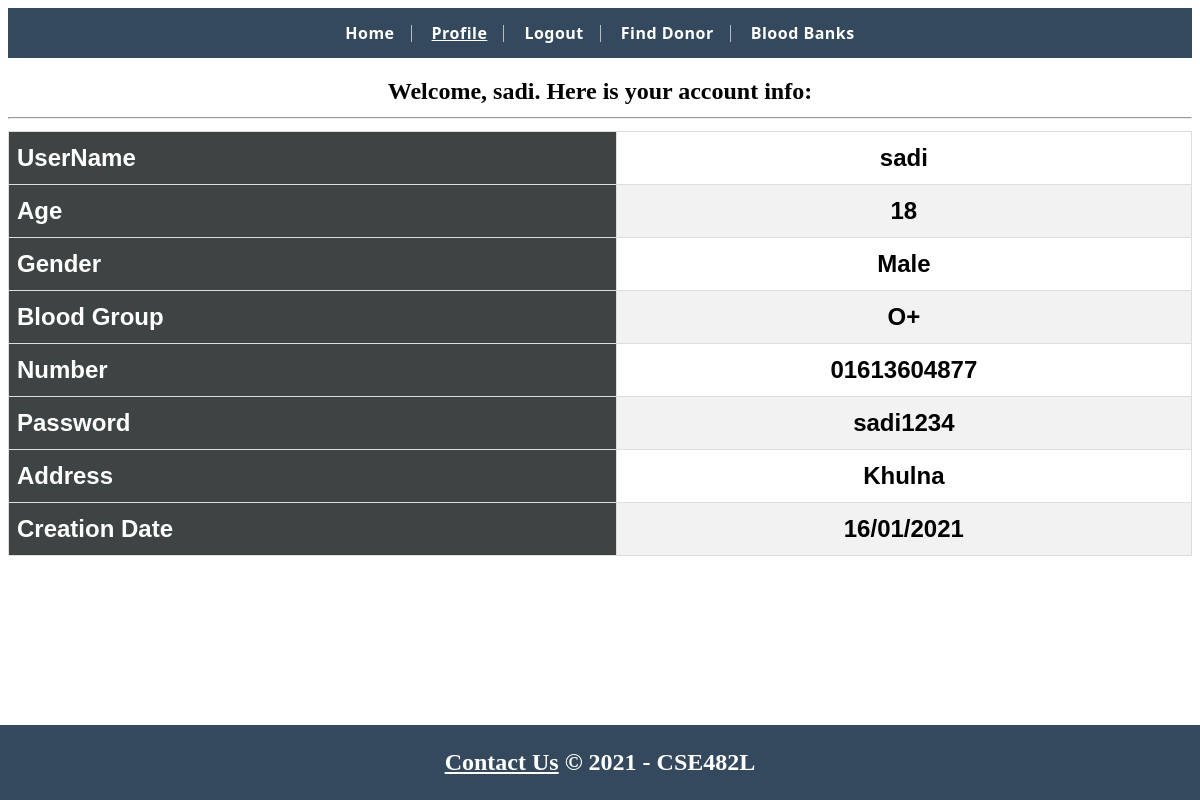
/profile.php (signed in), run on the app's committed database.
### tables this page shows
CREATE TABLE `registration` (
  `Id` int(11) NOT NULL,
  `uname` varchar(45) NOT NULL,
  `age` varchar(45) NOT NULL,
  `gender` varchar(45) NOT NULL,
  `email` varchar(45) NOT NULL,
  `num` varchar(45) NOT NULL,
  `psw` varchar(45) NOT NULL,
  `blood_group` varchar(45) NOT NULL,
  `date_created` varchar(45) NOT NULL,
  `addr` varchar(45) NOT NULL
);

### profile.php (the view, shortened to what this page needs)
<!DOCTYPE html>
<html>
<head>
    <link rel="stylesheet" href="css/nav.css">
    <link rel="stylesheet" href="css/donor.css">
    <link rel="stylesheet" href="css/footer.css">
</head>
<body>
    <nav>
        <ul>
            <li><a href="index.php">Home</a></li>
<?php
          if($_SESSION['name']){
                ?>
                <li><a class="active" href="profile.php">Profile</a></li>
                <li><a  href="logout.php">Logout</a></li>
                <?php
            }  else{
                ?>
                <li><a class="active" href="login.php">Login</a></li>
                <?php
            }
            ?>
                <li><a href="donorList.php">Find Donor</a></li>
                <li><a href="bloodBanks.php">Blood Banks</a></li>
        </ul>
    </nav>
    <?php
echo "<h2 style='text-align:center;padding-bottom:5px;'>Welcome, {$_SESSION['name']}. Here is your account info: </th> <hr>";
?>
<table id='donor'>
<?php
$uname = $_SESSION['name'];
$conn = mysqli_connect("localhost", "root", "", "vbb");
$sql = "SELECT * FROM registration WHERE uname = '$uname'";
$result = $conn->query($sql);
if ($result->num_rows > 0) {
while($row = $result->fetch_assoc()) {
        echo "<tr>";
        echo"<th>UserName</th>";
        echo "<td>".$row['uname']."</td>";
        echo "</tr>";
        echo "<tr>";
        echo"<th>Age</th>";
        echo "<td>".$row['age']."</td>";
        echo "</tr>";
        echo "<tr>";
        echo"<th>Gender</th>";
        echo "<td>".$row['gender']."</td>";
        echo "</tr>";
        echo "<tr>";
        echo"<th>Blood Group</th>";
        echo "<td>".$row['blood_group']."</td>";
        echo "</tr>";
        echo "<tr>";
        echo"<th>Number</th>";
        echo "<td>".$row['num']."</td>";
        echo "</tr>";
        echo "<tr>";
        echo"<th>Password</th>";
        echo "<td>".$row['psw']."</td>";
        echo "</tr>";
        echo "<tr>";
        echo"<th>Address</th>";
        echo "<td>".$row['addr']."</td>";
        echo "</tr>";
        echo "<tr>";
        echo"<th>Creation Date</th>";
        echo "<td>".$row['date_created']."</td>";
        echo "</tr>";
        }
        echo "</table>";
}
?>
    <div class="footer">
        <p class="p"><a href="contactUs.php">Contact Us</a> &#169; 2021 - CSE482L	</p>
    </div>
</body>
</html>
    </body>
</head>

### css/nav.css (style rules this page uses)
ul { list-style-type: none; margin: 0; padding: 0; overflow: hidden; background-color: #34495e; text-align: center; }
li { display: inline; border-right: 1px solid #bbb; }
li a { display: inline-block; color: white; text-align: center; padding: 14px 16px; text-decoration: none; font-family: 'Segoe UI', Tahoma, Verdana, sans-serif; font-weight: bold; letter-spacing: .5px; }
li:last-child { border-right: none; }
.active { text-decoration: underline; }

### css/donor.css (style rules this page uses)
#donor { font-family: Arial, Helvetica, sans-serif; border-collapse: collapse; width: 100%; }
td, th { border: 1px solid #ddd; padding: 8px; }
tr:nth-child(even) { background-color: #f2f2f2; }
th { padding-top: 12px; padding-bottom: 12px; text-align: left; background-color: #3e4444; color: white; }

### css/footer.css (style rules this page uses)
.footer { position: fixed; left: 0; bottom: 0; width: 100%; background-color: #34495e; text-align: center; }
a { text-decoration: underline; color: white; }
.p { color: white; }

### data on the page
registration: uname "sadi", age "18", gender "Male", blood_group "O+", num "01613604877", psw "sadi1234", addr "Khulna", date_created "16/01/2021"

### other printed values
$_SESSION['name'] "sadi"
